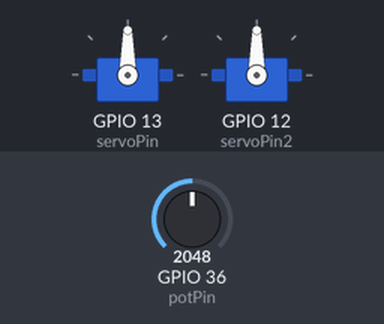
Bench run of a sketch on a simulated ESP32. Parts: 2 × servo. The test bench sets the inputs (shaded band); at power-on: GPIO 36 (potPin) = 2048.

Above: at 1.2 s.
1.3 s: GPIO 36 (potPin) set to 2866
At 2.5 s:
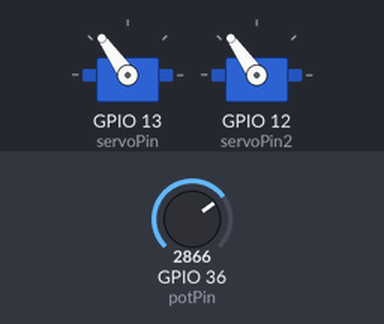
2.9 s: GPIO 36 (potPin) set to 3603
At 3.8 s:
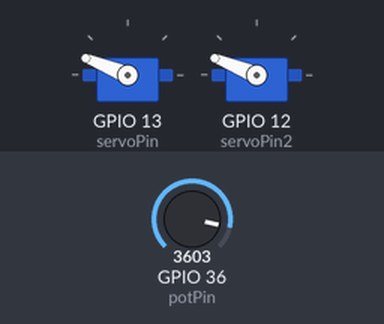
4.5 s: GPIO 36 (potPin) set to 4095
At 5.0 s:
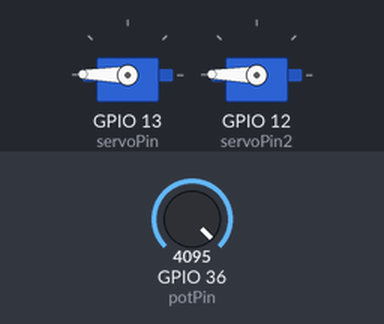
6.1 s: GPIO 36 (potPin) set to 1228
At 7.4 s:
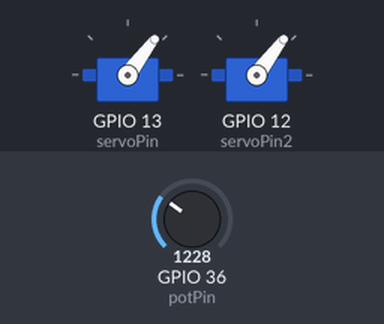
7.7 s: GPIO 36 (potPin) set to 491
At 8.7 s:
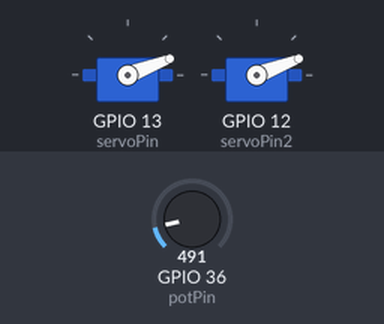
Timing chart, 0 to 10.3 s (numbered marks = the images above; inputs shaded):
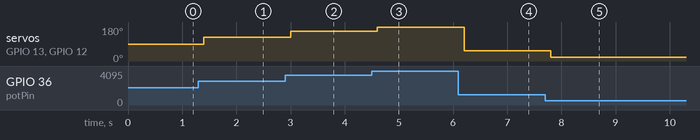

The sketch:

Knob.ino
```cpp
// (licence header left out)
#include <ESP32Servo.h>

Servo myservo, myservo2;  // create servo object to control a servo

int servoPin = 13;   // GPIO pin used to connect the servo control (digital out)
int servoPin2 = 12;  // GPIO pin used to connect the servo control (digital out)
int potPin = 36;     // GPIO pin used to connect the potentiometer (analog in)

int ADC_Max = 4096;  // This is the default ADC max value on the ESP32 (12 bit ADC width);
                     // this width can be set (in low-level oode) from 9-12 bits, for a
                     // a range of max values of 512-4096

int val;  // variable to read the value from the analog pin

void setup() {
  // Allow allocation of all timers
  ESP32PWM::allocateTimer(0);
  ESP32PWM::allocateTimer(1);
  ESP32PWM::allocateTimer(2);
  ESP32PWM::allocateTimer(3);
  myservo.setPeriodHertz(50);  // Standard 50hz servo
  myservo.attach(servoPin);    // attaches the servo on pin
  myservo2.attach(servoPin2);  // attaches the servo on pin
}

void loop() {
  val = analogRead(potPin);            // read the value of the potentiometer (value between 0 and 1023)
  val = map(val, 0, ADC_Max, 0, 180);  // scale it to use it with the servo (value between 0 and 180)
  myservo.write(val);                  // set the servo position according to the scaled value
  myservo2.write(val);                  // set the servo position according to the scaled value
  delay(200);                          // wait for the servo to get there
}
```

Measured:
- after the input at 1.3 s, servo on GPIO 13 (servoPin), servo on GPIO 12 (servoPin2): 90° → 125° after 0.10 s
- after the input at 2.9 s, servo on GPIO 13 (servoPin), servo on GPIO 12 (servoPin2): 125° → 158° after 0.10 s
- after the input at 4.5 s, servo on GPIO 13 (servoPin), servo on GPIO 12 (servoPin2): 158° → 179° after 0.10 s
- after the input at 6.1 s, servo on GPIO 13 (servoPin), servo on GPIO 12 (servoPin2): 179° → 53° after 0.10 s
- after the input at 7.7 s, servo on GPIO 13 (servoPin), servo on GPIO 12 (servoPin2): 53° → 21° after 0.11 s
